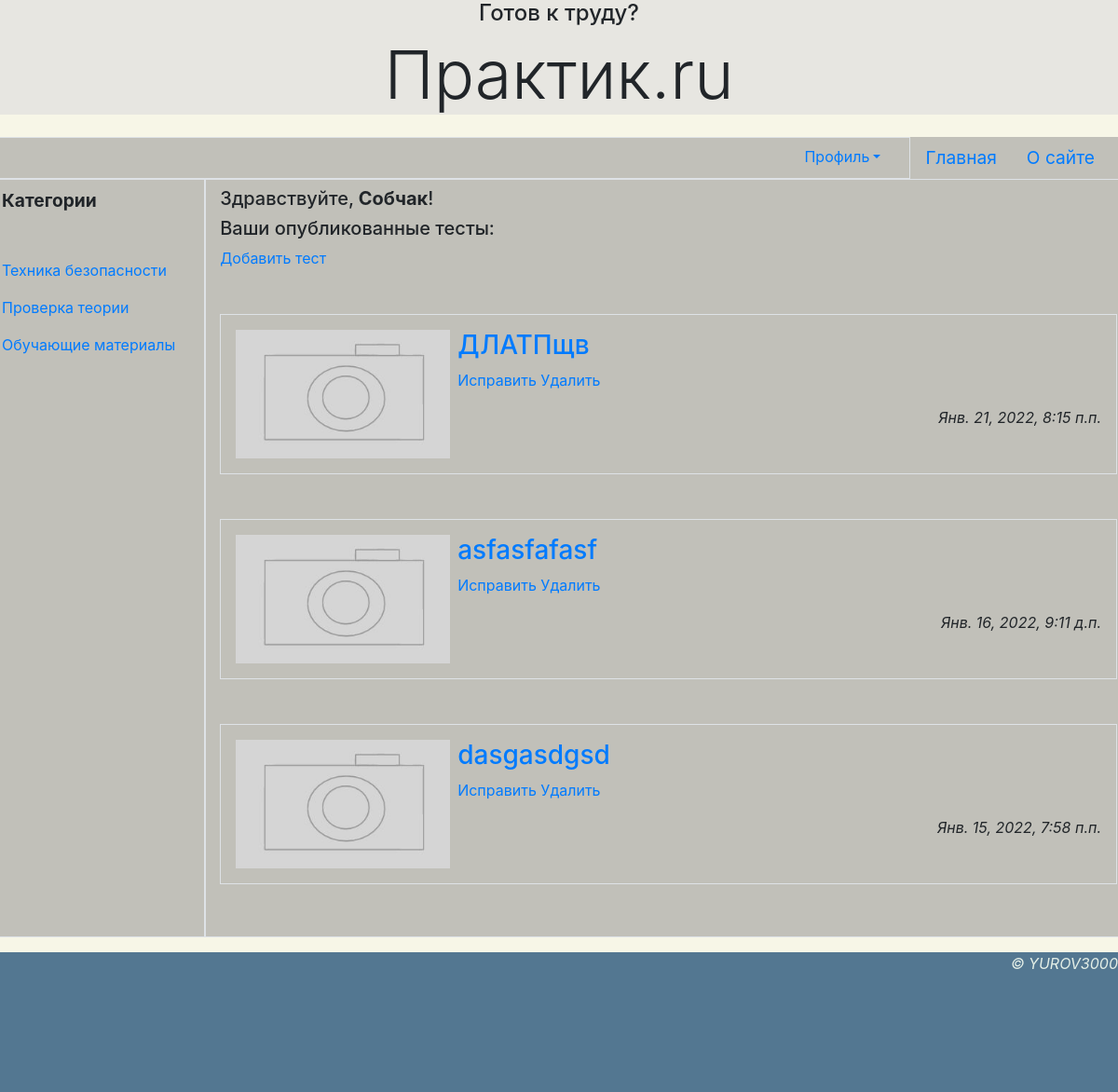
/accounts/profile/ (signed in), run on the app's committed database.
### main/models.py (models this page shows, shortened)
class Rubric(models.Model):
    name = CharField(max_length=20, db_index=True, unique=True, verbose_name='Название')
    order = IntegerField(default=0, db_index=True, verbose_name='Порядок')
    super_rubric = ForeignKey('SuperRubric', on_delete=models.PROTECT, null=True, blank=True, verbose_name='Тема')

class AdvUser(AbstractUser):
    is_activated = models.BooleanField(default=True, db_index=True, verbose_name='Прошел активацию?')
    class Meta(AbstractUser.Meta):
        pass

class Bb(models.Model):
    image = ImageField(upload_to=get_timestamp_path, blank=True, verbose_name='Изображения')
    author = ForeignKey(AdvUser, on_delete=CASCADE, verbose_name='Автор теста')
    is_active = BooleanField(db_index=True, default=True, verbose_name='Выводить в списке?')
    created_at = DateTimeField(db_index=True, auto_now_add=True, verbose_name='Опубликовано')
    rubric = ForeignKey('SubRubric', on_delete=models.PROTECT, verbose_name='Тема')
    title = CharField(max_length=40, verbose_name='Название темы')
    class Meta():
        verbose_name_plural = 'Тесты'
        verbose_name = 'Тест'
        ordering = ['-created_at']

### main/views.py (the view)
# urls.py: path('accounts/profile/', profile, name='profile'),
@login_required
def profile(request):  # страница профиля пользователя + вывод списка тестов пользователя
    bbs = Bb.objects.filter(author=request.user.pk)
    context = {'bbs': bbs}
    return render(request, 'main/profile.html', context)

### main/midllewares.py (called while the page is built, shortened)
def bboard_context_proccesor(request):
    context = {}
    context['rubrics'] = SubRubric.objects.all()
    context['keywords'] = ''
    context['all'] = ''
    if 'keyword' in request.GET:
        keyword = request.GET['keyword']
        if keyword:
            context['keyword'] = '?keyword=' + keyword
            context['all'] = context['keyword']
    return context

### main/templates/main/profile.html (shortened to what this page needs)
{% extends "layout/basic.html" %}
{% load thumbnail %}
{% load static %}
{% load bootstrap4 %}
{% block content %}
{% if user.first_name and user.last_name %}
<h5>Здравствуйте,<b> {{user.firs_name}} {{user.last_name}}</b>!</h5>
{% else %}
<p>Здравствуйте!</p>
{% endif %}
<h5>Ваши опубликованные тесты:</h5>
<p><a href="{% url 'main:profile_bb_add' %}">Добавить тест</a></p>
<ul class="list-unstyled">
    {% for bb in bbs %}
        <li class="media my-5 p-3 border">
            {% url 'main:detail' rubric_pk=bb.rubric.pk pk=bb.pk as url %}
            <a href="{{url}}">
            {% if bb.image %}
            <img class="main-image" src="{{ bb.image.url }}" >
            {% else %}
            <img class="main-image" src="{% static 'main/empty.jpg' %}">
            {% endif %}
            </a>
            <div class="media-body ml-2">
                <h3><a href="{{url}}">{{bb.title}}</a></h3>
                <p class="text right mt-2">
                    <a href="{% url 'main:profile_bb_change' pk=bb.pk %}">Исправить  </a>
                    <a href="{% url 'main:profile_bb_delete' pk=bb.pk %}">Удалить  </a>
                </p>
                <p class="text-right font-italic">{{bb.created_at}}</p>
            </div>
        </li>
    {% endfor %}
</ul>
{% endblock %}

### main/templates/layout/basic.html (shortened to what this page needs)
{% load bootstrap4 %}
{% load static %}
<html lang="en">
<head>
    {% bootstrap_css %}
    <link rel="stylesheet" href="{% static 'main/style.css' %}">
</head>
<body class="container-lfuid">
    <header class="mb-4">
        <h4 class="display-7 text-center">Готов к труду?</h4>
        <h2 class="display-3 text-center">Практик.ru</h2>
    </header>
    <div class="row">
        <ul class="col nav justify-content-end border">
            {% if user.is_authenticated %}
            <li class="nav-item dropdown">
                <a class="nav-link dropdown-toggle" data-toggle="dropdown" href="{% url 'main:profile' %}"
                role="button" aria-haspopup="true" aria-expanded="false">Профиль</a>
            </li>
            {% else %}
            <li class="nav-item"><a class="nav-link" href="{% url 'main:login' %}">Вход</a></li>
            {% endif %}
        </ul>
        <a href="{% url 'main:index' %}" class="nav-link root">Главная</a>
        <a class="nav-link root mr-4" href="{% url 'main:other' page='about' %}">О сайте</a>
    </div>
    <div class="row">
        <nav class="col-md-auto nav flex-column border">
            <span class="nav-link root font-weight-bold">Категории</span>
            {% for rubric in rubrics %}
            <a class="nav-link" href="{% url 'main:by_rubric' pk=rubric.pk%}">{{rubric.super_rubric.name}}</a>
            {% endfor %}
            <a href="{% url 'main:books' %}" class="nav-link">Обучающие материалы</a>
        </nav>
        <section class="col border py-2">
            {% block content %}
            {% endblock %}
        </section>
    </div>
    <footer class="mt-3">
        <p class="text-right font-italic">&copy; YUROV3000</p>
    </footer>
</body>
</html>

### main/static/main/style.css (style rules this page uses)
body { background-color: #F7F6E7; }
header { background-color:#E7E6E1; }
.root { font-size: larger; }
footer { background-color: #537791; height: 150px; color: #E4EFE7; }
.row { background-color: #C1C0B9; }
img.main-image { width: 230px; }

### data on the page
Rubric: super_rubric.name "Техника безопасности"
Rubric: super_rubric.name "Проверка теории"
AdvUser: last_name "Собчак"
Bb: title "ДЛАТПщв", created_at "Янв. 21, 2022, 8:15 п.п."
Bb: title "asfasfafasf", created_at "Янв. 16, 2022, 9:11 д.п."
Bb: title "dasgasdgsd", created_at "Янв. 15, 2022, 7:58 п.п."
